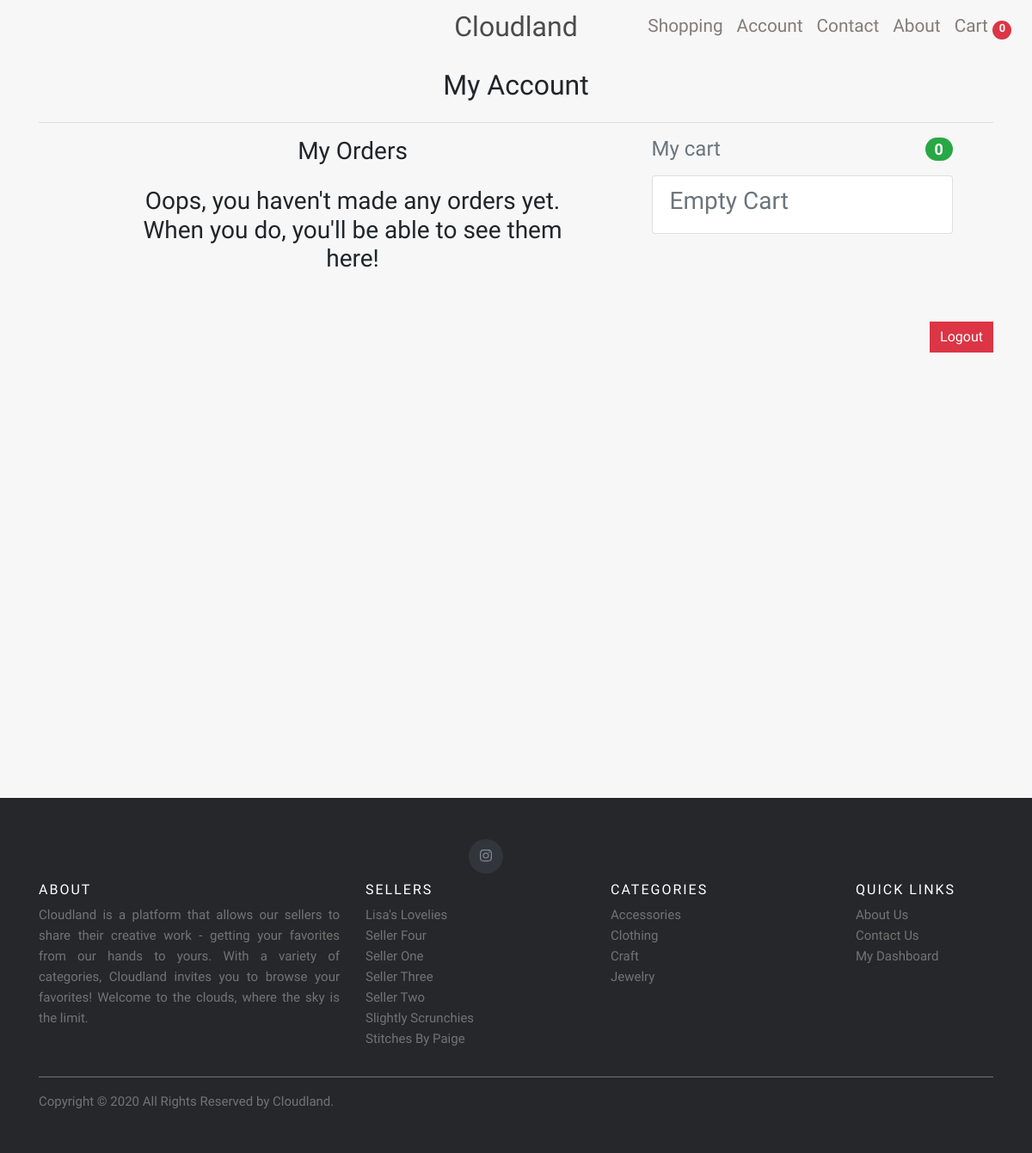
The app's page /accounts/dashboard/ (signed in), older data.
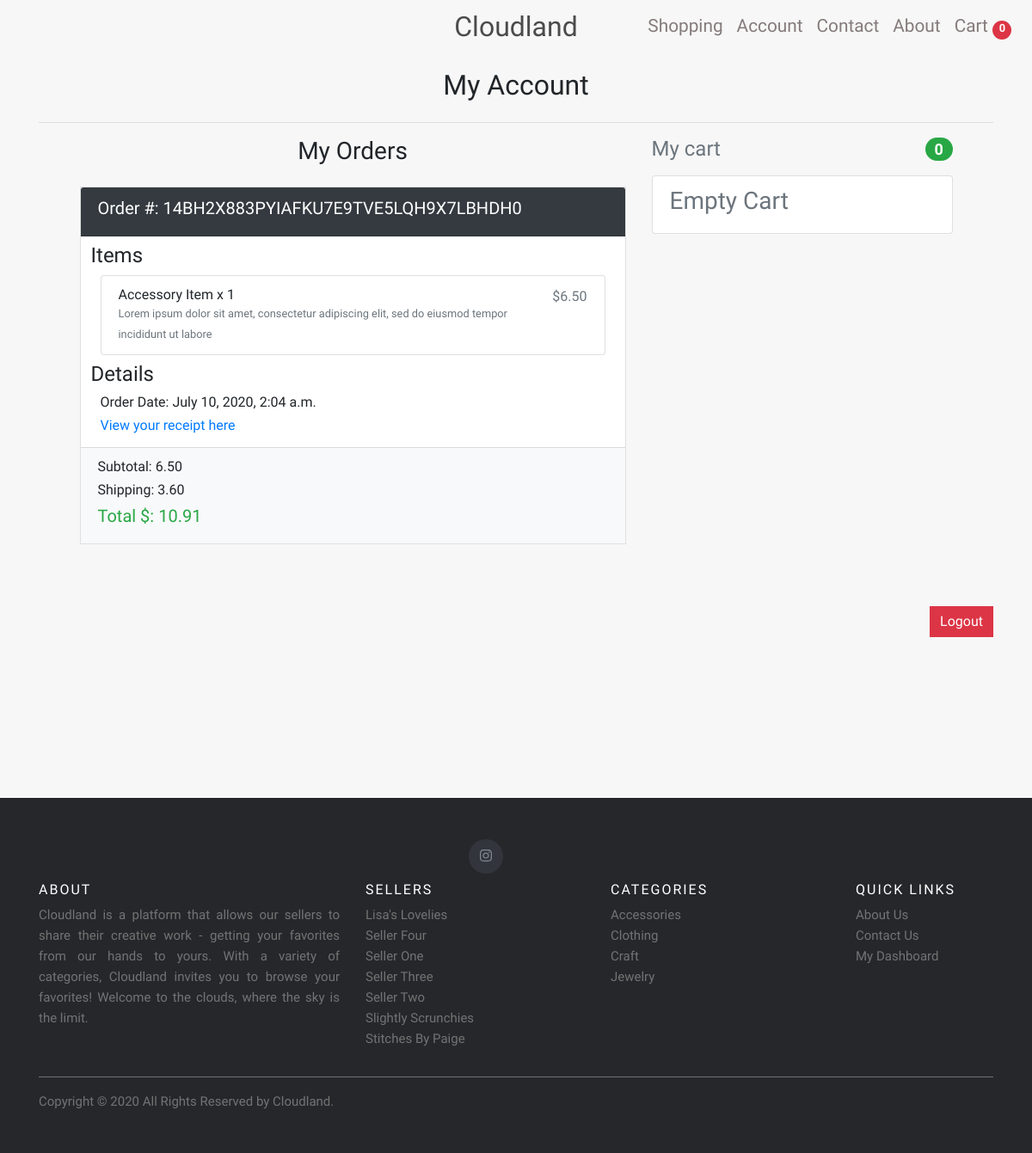
The same page, newer data.
### store/models.py (models this page shows, shortened)
class Seller(models.Model):
    user = models.OneToOneField(User, on_delete=models.CASCADE, null=True)
    profile_picture = models.ImageField(upload_to='seller_profiles', help_text="Upload your profile picture for our about page", blank=True, null=True)
    bio_description = models.TextField(max_length=500, default="", help_text="Brief bio describing who you are and what you do")
    seller_full_name = models.CharField(max_length=50)
    seller_listing_name = models.CharField(max_length=50)
    email = models.EmailField(max_length=50)
    date_added = models.DateField(auto_now_add=True)
    slug = models.SlugField(null=True, unique=True)
    is_active = models.BooleanField(default=True)

class Category(models.Model):
    name = models.CharField(max_length=30)
    slug = models.SlugField(null=False, unique=True)
    class Meta:
        verbose_name_plural = "Categories"

class Product(models.Model):
    product_id = models.AutoField(primary_key=True)
    product_name = models.CharField(max_length=30, help_text="Limit 30 characters")
    slug = models.SlugField(unique=True, null=True)
    seller = models.ForeignKey(Seller, on_delete=models.CASCADE, null=True, blank=True)
    category = models.ManyToManyField(Category, help_text="Hold down “Control”, or “Command” on a Mac, to select more than one.")
    price = models.DecimalField(max_digits=6, decimal_places=2)
    shipping_cost = models.DecimalField(max_digits=6, decimal_places=2)
    description_short = models.TextField(max_length=100, default="", help_text="Limit 100 characters: Brief discription of the item")
    description_full = models.TextField(max_length=1000, default="", help_text="Your full item description when item details are viewed")
    product_image = models.ImageField(upload_to='product_images', help_text="There are no image size restrictions, but sqaure images will always render without any cropping.")
    date_listed = models.DateTimeField(auto_now_add=True)
    quantity = models.PositiveIntegerField(help_text="Quantity available - Default 1", default=1)
    total_purchases = models.PositiveIntegerField(default=0)

### orders/models.py (models this page shows, shortened)
class Order(models.Model):
    order_id = models.CharField(max_length=120, default='ABC', unique=True)
    cart = models.ForeignKey(Cart, on_delete=models.CASCADE)
    status = models.CharField(max_length=120, choices=STATUS_CHOICES, default='Started')
    user = models.ForeignKey(settings.AUTH_USER_MODEL, blank=True, null=True, on_delete=models.CASCADE)
    shipping_address = models.ForeignKey(UserAddress, on_delete=models.CASCADE, blank=True, null=True)
    billing_address = models.ForeignKey(UserBillingAddress, on_delete=models.CASCADE, blank=True, null=True)
    sub_total = models.DecimalField(default=0.00, max_digits=5, decimal_places=2)
    shipping = models.DecimalField(default=0.00, max_digits=5, decimal_places=2)
    order_tax = models.DecimalField(default=0.00, max_digits=5, decimal_places=2)
    order_total = models.DecimalField(default=0.00, max_digits=5, decimal_places=2)
    order_receipt_link = models.CharField(max_length=240, null=True, blank=True)
    timestamp_created = models.DateTimeField(auto_now_add=True, auto_now=False)
    timestamp_completed = models.DateTimeField(auto_now_add=False, auto_now=True)

### carts/models.py (models this page shows, shortened)
class CartItem(models.Model):
    cart = models.ForeignKey('Cart', on_delete=models.CASCADE)
    product = models.ForeignKey(Product, on_delete=models.CASCADE)
    quantity = models.IntegerField(default=0)
    line_total = models.DecimalField(default=0.00, max_digits=5, decimal_places=2)

### accounts/views.py (the view)
# urls.py: path('dashboard/', views.dashboard, name='accounts-dashboard'),
@login_required
def dashboard(request):
    try:
        cartID = request.session['cart_id']
        cart = Cart.objects.get(id=cartID)
    except:
        cartID = None
    if cartID != None:
        cart = Cart.objects.get(id=cartID)
        args = {
            'cart': cart,
        }
        return render(request, 'accounts/dashboard.html', args)
    else:
        return render(request, 'accounts/dashboard.html')

### store/context_processors.py (called while the page is built)
def add_variables_to_context(request):
    return {
        'sellers': sellers,
        'categories': categories,
    }

### accounts/templates/accounts/dashboard.html (shortened to what the changed rows need)
{% extends "store/base.html" %}
{% load static %}
{% block styles %}
<link href="{% static 'accounts/css/dashboard-styles.css' %}" rel="stylesheet"> {% endblock styles %}
{% block content %}
<div class="container" style="min-height: 100vh;">
    <div class="my-4 text-center">
        <h2>My Account</h2>
    </div>
    <div class="row justify-content-center">
        <div class="col-md-7 order-md-1">
            <h3 class="text-center">My Orders</h3>
            {% if user.order_set.all|length != 0 %}
            {% for order in user.order_set.all reversed %}
            {% if order.status == 'Complete' %}
            <div class="card rounded-0 my-4">
                <div class="card-header bg-dark text-white">
                    <h5>Order #: {{ order.order_id }}</h5>
                </div>
                <div class="card-body p-2">
                    <h4 class="ml-1">Items</h4>
                    <div class="col-12">
                        {% for item in order.cart.cartitem_set.all %}
                        <li class="list-group-item d-flex justify-content-between lh-condensed">
                            <div>
                                <h6 class="my-0">{{ item.product.product_name }} x {{ item.quantity }}</h6>
                                <small class="text-muted">{{ item.product.description_short }}</small>
                            </div>
                            <span class="text-muted">${{ item.line_total }}</span>
                        </li>
                        {% endfor %}
                    </div>
                    <h4 class="ml-1 mt-2">Details</h4>
                    <div class="col-12">
                        <h6><b>Order Date:</b> {{ order.timestamp_completed }}</h6>
                        <h6><a href="{{ order.order_receipt_link }}" target="_blank">View your receipt here</a></h6>
                    </div>
                </div>
                <div class="card-footer bg-light">
                    <h6>Subtotal: {{ order.sub_total }}</h6>
                    <h6>Shipping: {{ order.shipping }}</h6>
                    <h5 class="text-success">Total $: {{ order.order_total }}</h5>
                </div>
            </div>
            {% endif %}
            {% endfor %}
            {% else %}
            <h3 class="text-center mt-4 mx-5">Oops, you haven't made any orders yet. When you do, you'll be able to see them here!</h3>
            {% endif %}
        </div>
    </div>
</div>
{% endblock content %}

### store/templates/store/base.html (shortened to what the changed rows need)
{% load static %}
<!DOCTYPE html>
<html lang="en">
<head>
    <link href="{% static 'store/vendor/bootstrap/css/bootstrap.min.css' %}" rel="stylesheet">
    <link href="{% static 'store/css/base-styles.css' %}" rel="stylesheet">
    <link href="https://maxcdn.bootstrapcdn.com/bootstrap/4.1.1/css/bootstrap.min.css" rel="stylesheet" id="bootstrap-css">
    {% block styles %}{% endblock styles %}
</head>
<body>
    <div id="top">
        <div class="body-content-buffer">
            {% block content %} {% endblock content %}
        </div>
    </div>
</body>
<footer class="site-footer py-5 mt-5">
    <div class="container">
        <div class="row">
            <div class="col-md-3 col-sm-4 col-4">
                <ul class="footer-links">
                    {% for seller in sellers %}
                    <li>
                        <a id="{{ seller.slug }}" href="{% url 'store-products-page-filter-category' seller.slug %}">{{ seller.seller_listing_name }}</a>
                    </li>
                    {% endfor %}
                </ul>
            </div>
            <div class="col-md-3 col-sm-4 col-4">
                <ul class="footer-links">
                    {% for category in categories %}
                    <li>
                        <a id="{{ category.slug }}" href="{% url 'store-products-page-filter-category' category.slug %}">{{ category.name }}</a>
                    </li>
                    {% endfor %}
                </ul>
            </div>
        </div>
    </div>
</footer>
</html>

Row changes from the older to the newer data that the page shows:
added Order: order_id "14BH2X883PYIAFKU7E9TVE5LQH9X7LBHDH0", timestamp_completed "July 10, 2020, 2:04 a.m.", sub_total "6.50", shipping "3.60", order_total "10.91"
added CartItem: product.product_name "Accessory Item", quantity "1", product.description_short "Lorem ipsum dolor sit amet, consectetur adipiscing elit, sed do eiusmod tempor incididunt ut labore", line_total "6.50"
Text that changed along with them:
text no longer shown: "Oops, you haven't made any orders yet. When you do, you'll be able to see them here!"
